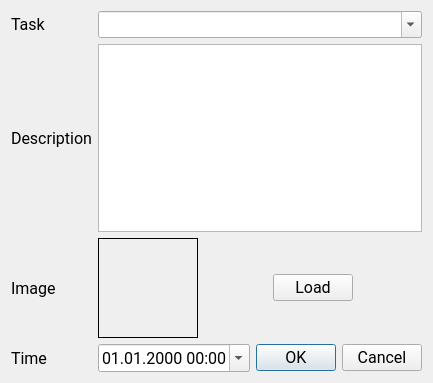
<?xml version="1.0" encoding="UTF-8"?>
<ui version="4.0">
 <class>AddDialog</class>
 <widget class="QDialog" name="AddDialog">
  <property name="geometry">
   <rect>
    <x>0</x>
    <y>0</y>
    <width>432</width>
    <height>383</height>
   </rect>
  </property>
  <property name="font">
   <font>
    <family>Roboto</family>
    <pointsize>12</pointsize>
   </font>
  </property>
  <property name="windowTitle">
   <string>Dialog</string>
  </property>
  <layout class="QGridLayout" name="gridLayout">
   <item row="1" column="0">
    <widget class="QLabel" name="lblTask">
     <property name="font">
      <font>
       <family>Roboto</family>
       <pointsize>12</pointsize>
      </font>
     </property>
     <property name="text">
      <string>Task</string>
     </property>
    </widget>
   </item>
   <item row="1" column="1" colspan="3">
    <widget class="QComboBox" name="cmbTask">
     <property name="font">
      <font>
       <family>Roboto</family>
       <pointsize>12</pointsize>
      </font>
     </property>
     <property name="editable">
      <bool>true</bool>
     </property>
     <property name="frame">
      <bool>true</bool>
     </property>
    </widget>
   </item>
   <item row="5" column="0">
    <widget class="QLabel" name="lblTime">
     <property name="font">
      <font>
       <family>Roboto</family>
       <pointsize>12</pointsize>
      </font>
     </property>
     <property name="text">
      <string>Time</string>
     </property>
    </widget>
   </item>
   <item row="5" column="3">
    <widget class="QDialogButtonBox" name="buttonBox">
     <property name="sizePolicy">
      <sizepolicy hsizetype="Maximum" vsizetype="Fixed">
       <horstretch>0</horstretch>
       <verstretch>0</verstretch>
      </sizepolicy>
     </property>
     <property name="font">
      <font>
       <family>Roboto</family>
       <pointsize>12</pointsize>
      </font>
     </property>
     <property name="orientation">
      <enum>Qt::Horizontal</enum>
     </property>
     <property name="standardButtons">
      <set>QDialogButtonBox::Cancel|QDialogButtonBox::Ok</set>
     </property>
     <property name="centerButtons">
      <bool>false</bool>
     </property>
    </widget>
   </item>
   <item row="2" column="0">
    <widget class="QLabel" name="lblDescription">
     <property name="font">
      <font>
       <family>Roboto</family>
       <pointsize>12</pointsize>
      </font>
     </property>
     <property name="text">
      <string>Description</string>
     </property>
    </widget>
   </item>
   <item row="5" column="1" colspan="2">
    <widget class="QDateTimeEdit" name="dtTime">
     <property name="sizePolicy">
      <sizepolicy hsizetype="Maximum" vsizetype="Fixed">
       <horstretch>0</horstretch>
       <verstretch>0</verstretch>
      </sizepolicy>
     </property>
     <property name="font">
      <font>
       <family>Roboto</family>
       <pointsize>12</pointsize>
      </font>
     </property>
     <property name="alignment">
      <set>Qt::AlignCenter</set>
     </property>
     <property name="displayFormat">
      <string>dd.MM.yyyy HH:mm</string>
     </property>
     <property name="calendarPopup">
      <bool>true</bool>
     </property>
    </widget>
   </item>
   <item row="2" column="1" colspan="3">
    <widget class="QPlainTextEdit" name="pteDescription">
     <property name="sizeIncrement">
      <size>
       <width>0</width>
       <height>0</height>
      </size>
     </property>
     <property name="baseSize">
      <size>
       <width>0</width>
       <height>0</height>
      </size>
     </property>
     <property name="font">
      <font>
       <family>Roboto</family>
       <pointsize>12</pointsize>
      </font>
     </property>
    </widget>
   </item>
   <item row="3" column="0">
    <widget class="QLabel" name="lblImage">
     <property name="font">
      <font>
       <family>Roboto</family>
       <pointsize>12</pointsize>
      </font>
     </property>
     <property name="text">
      <string>Image</string>
     </property>
    </widget>
   </item>
   <item row="3" column="1" colspan="3">
    <widget class="QFrame" name="frameImage">
     <property name="minimumSize">
      <size>
       <width>0</width>
       <height>100</height>
      </size>
     </property>
     <property name="font">
      <font>
       <family>Roboto</family>
       <pointsize>12</pointsize>
      </font>
     </property>
     <layout class="QHBoxLayout" name="layoutImage">
      <property name="leftMargin">
       <number>0</number>
      </property>
      <property name="topMargin">
       <number>0</number>
      </property>
      <property name="rightMargin">
       <number>0</number>
      </property>
      <property name="bottomMargin">
       <number>0</number>
      </property>
      <item>
       <widget class="QLabel" name="imgImage">
        <property name="minimumSize">
         <size>
          <width>100</width>
          <height>100</height>
         </size>
        </property>
        <property name="maximumSize">
         <size>
          <width>240</width>
          <height>100</height>
         </size>
        </property>
        <property name="font">
         <font>
          <family>Roboto</family>
          <pointsize>12</pointsize>
         </font>
        </property>
        <property name="frameShape">
         <enum>QFrame::Box</enum>
        </property>
        <property name="scaledContents">
         <bool>true</bool>
        </property>
        <property name="alignment">
         <set>Qt::AlignCenter</set>
        </property>
       </widget>
      </item>
      <item>
       <spacer name="horizontalSpacer">
        <property name="orientation">
         <enum>Qt::Horizontal</enum>
        </property>
        <property name="sizeHint" stdset="0">
         <size>
          <width>40</width>
          <height>20</height>
         </size>
        </property>
       </spacer>
      </item>
      <item>
       <widget class="QPushButton" name="btnLoadImage">
        <property name="sizePolicy">
         <sizepolicy hsizetype="Maximum" vsizetype="Fixed">
          <horstretch>0</horstretch>
          <verstretch>0</verstretch>
         </sizepolicy>
        </property>
        <property name="font">
         <font>
          <family>Roboto</family>
          <pointsize>12</pointsize>
         </font>
        </property>
        <property name="text">
         <string>Load</string>
        </property>
       </widget>
      </item>
      <item>
       <spacer name="horizontalSpacer_2">
        <property name="orientation">
         <enum>Qt::Horizontal</enum>
        </property>
        <property name="sizeHint" stdset="0">
         <size>
          <width>40</width>
          <height>20</height>
         </size>
        </property>
       </spacer>
      </item>
     </layout>
    </widget>
   </item>
  </layout>
 </widget>
 <tabstops>
  <tabstop>cmbTask</tabstop>
  <tabstop>pteDescription</tabstop>
  <tabstop>btnLoadImage</tabstop>
  <tabstop>dtTime</tabstop>
 </tabstops>
 <resources/>
 <connections>
  <connection>
   <sender>buttonBox</sender>
   <signal>rejected()</signal>
   <receiver>AddDialog</receiver>
   <slot>reject()</slot>
   <hints>
    <hint type="sourcelabel">
     <x>316</x>
     <y>260</y>
    </hint>
    <hint type="destinationlabel">
     <x>286</x>
     <y>274</y>
    </hint>
   </hints>
  </connection>
 </connections>
</ui>
